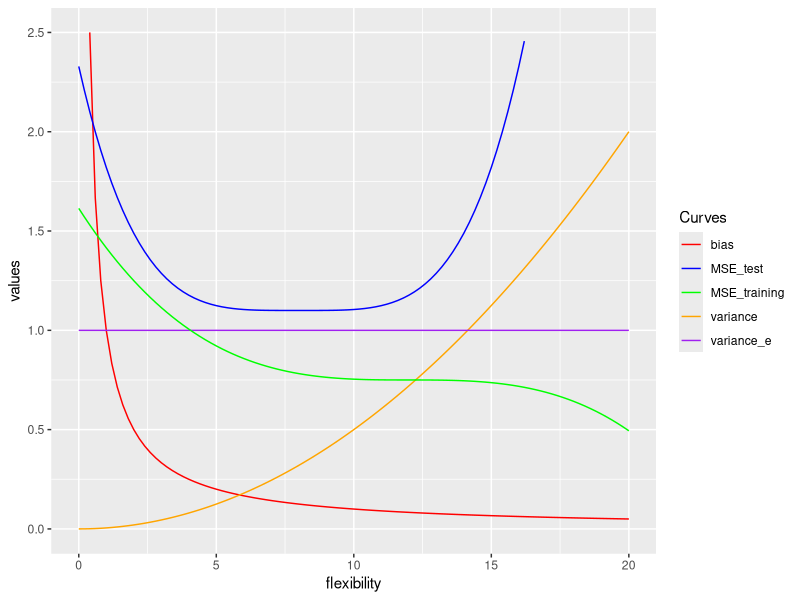
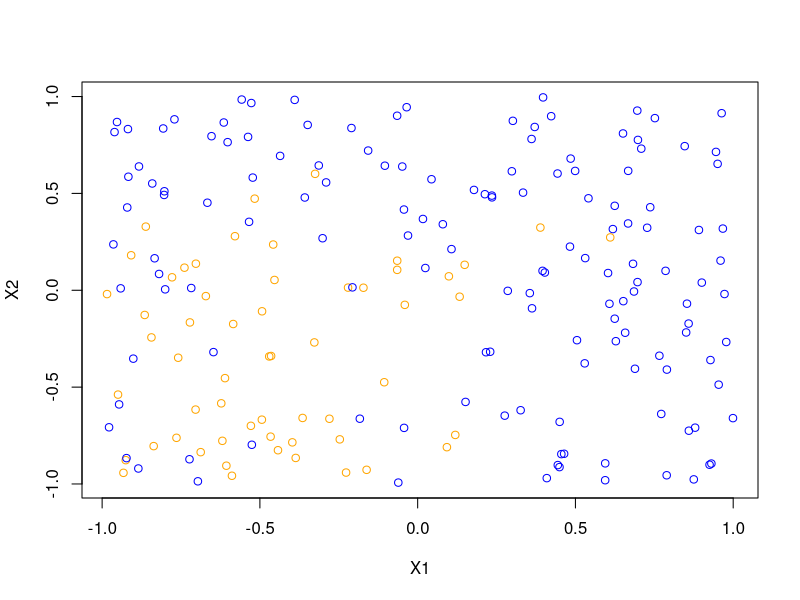

The R source for these figures, in order: (Note: this script raises an error after producing the figures.)
library(ggplot2)
#setting functions for each variable
bias <- function(x) 1/x
variance <- function(x) .005*x^2
variance_e <- function(x) 1
MSE_training <- function(x) -.0005*(x-12)^3 + .75
MSE_test <- function(x) .0003*(x - 8)^4 + 1.1
#plotting those functions on ggplot
ggplot(data = data.frame(x = c(0, 20)), aes(x)) + stat_function(fun = bias, aes(color = "bias")) + stat_function(fun = variance, aes(color = "variance")) + stat_function(fun = variance_e, aes(color = "variance_e")) + stat_function(fun = MSE_training, aes(color = "MSE_training")) + stat_function(fun = MSE_test, aes(color = "MSE_test")) + xlim(0, 20) + ylim(0, 2.5) + xlab("flexibility") + ylab("values") + scale_color_manual("Curves", values = c("red", "blue", "green", "orange", "purple"))



#(a) setting a random number generator seed
set.seed(500)
#(b) simulating a dataset of N = 200 with X1 and X2 as random uniform variables [0, 1]
X1 <- runif(200, -1, 1)
X2 <- runif(200, -1, 1)
X1
X2
#(c) calculating equation with epsilon
e <- rnorm(200, 0, sqrt(.25))
y <- X1 + X1^2 + X2 + X2^2 + e
y
#(d) calculate the probability of success bounded
y_prob <- exp(y)/(1 + exp(y))
y_prob
#(e) plot the points
plot <- plot(X1, X2, xlab = "X1", ylab = "X2", col = ifelse(y_prob > .5, 'blue', 'orange'))
plot
#(f) Bayes decision boundary
library(tidyverse)
df <- data.frame(X1, X2, y_prob)
boundary.X1 <- seq(-1, 1, by = .05)
boundary.X2 <- seq(-1, 1, by = .05)
grid <- expand.grid(X1 = boundary.X1, X2 = boundary.X2)
grid
grid <- mutate(grid, y = y, z = y_prob, upper = z > .5)
        